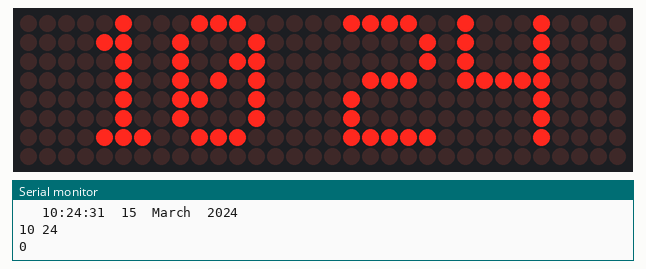
Recording of a program running on a simulated ESP32. Parts: 32×8 LED matrix, the last lines printed to the serial monitor. WiFi joins after 1.5 s; servers stay silent unless stated; the local clock reads 2024-03-15 10:24:30 at power-on unless the program sets it.

Above: at 1.6 s.
At 16.6 s:
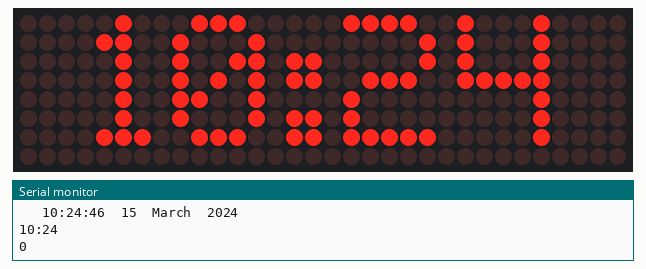
At 33.6 s:
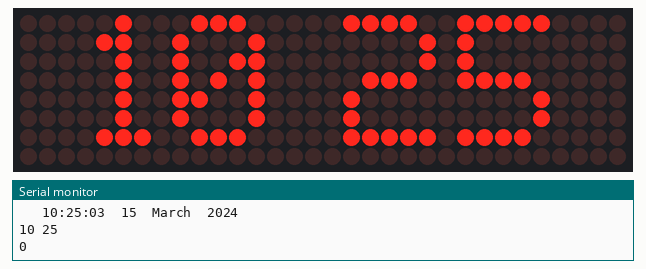
At 64.6 s:
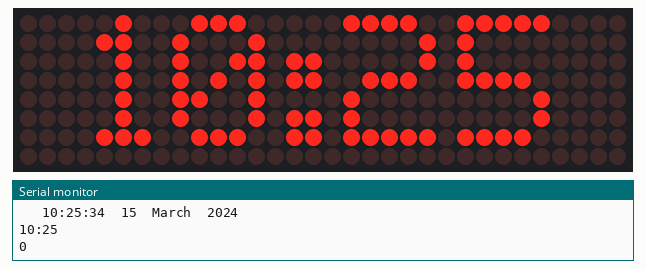
At 95.6 s:
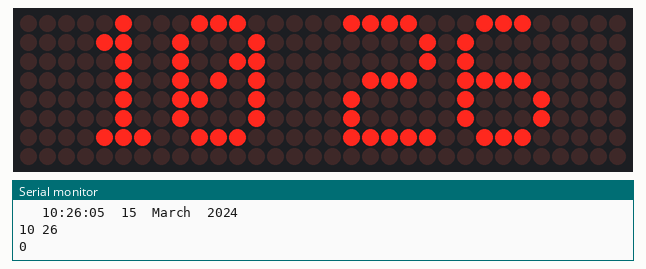
At 128.6 s:
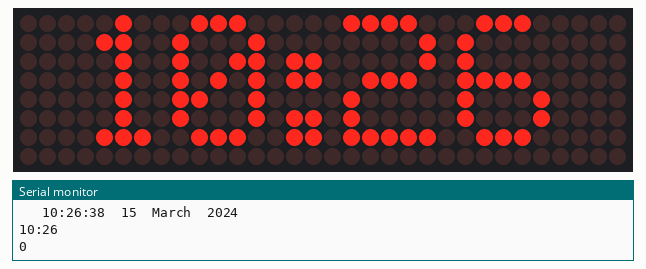

Measured:
- what the display in image 0 shows lasts 1.0 s, from 1.5 s to 2.5 s

The program:

main.cpp
```cpp
#include <Arduino.h>
#include <string.h>
#include <MD_Parola.h>
#include <MD_MAX72xx.h>
#include <SPI.h>
#include <iostream>
#include <WiFi.h>
#include <string>
#include "time.h"
#include "Ticker.h"

const char* ssid     = "your SSID NAME";
const char* password = "your SSID PASSWORD";

const char* ntpServer = "pool.ntp.org";
const long  gmtOffset_sec = 19850;
const int   daylightOffset_sec = 0;

// Uncomment according to your hardware type
#define HARDWARE_TYPE MD_MAX72XX::FC16_HW
#define MAX_DEVICES 4
#define CS_PIN 5
char timeHour[4];
char timeMin[4];
String s;
int i=0;
bool f=true;
MD_Parola Display = MD_Parola(HARDWARE_TYPE, CS_PIN, MAX_DEVICES);
String printLocalTime()
{
  struct tm timeinfo;
  if(!getLocalTime(&timeinfo)){
    Serial.println("Failed to obtain time");
    return "ERR";
  }
  Serial.println(&timeinfo, "   %H:%M:%S  %d  %B  %Y");
  s="";
  strftime(timeMin,4,"%M",&timeinfo);
  strftime(timeHour,4, "%I", &timeinfo);
  if(f==true){
    s=strcat(strcat(timeHour,":"),timeMin);
    f=false;
  }
  else
  {
    s=strcat(strcat(timeHour," "),timeMin);
    f=true;
  }
  Serial.println(s);
  Serial.println(i);
  return s;
  }
void setup(){
  Serial.begin(115200);

  // Connect to Wi-Fi
  Serial.print("Connecting to ");
  Serial.println(ssid);
  WiFi.begin(ssid, password);
  while (WiFi.status() != WL_CONNECTED) {
    delay(500);
    Serial.print(".");
  }
  Serial.println("");
  Serial.println("WiFi connected.");

  // Init and get the time
  configTime(gmtOffset_sec, daylightOffset_sec, ntpServer);
  printLocalTime();

  //disconnect WiFi as it's no longer needed
  WiFi.disconnect(true);
  WiFi.mode(WIFI_OFF);

  Display.begin();
  Display.setIntensity(10);
  Display.displayClear();
}
void loop(){
  // printLocalTime();
  if (Display.displayAnimate()) {
    Display.displayReset();
  }
  Display.setTextAlignment(PA_CENTER);
  Display.print(printLocalTime());

  delay(1000);
}
```
